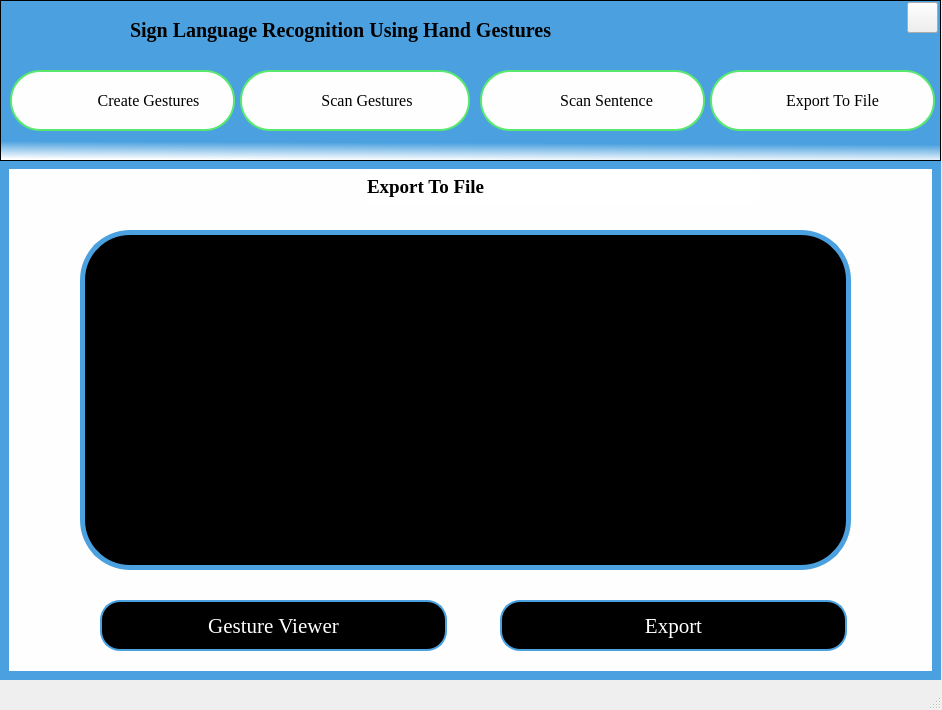
<?xml version="1.0" encoding="UTF-8"?>
<ui version="4.0">
 <class>MainWindow</class>
 <widget class="QMainWindow" name="MainWindow">
  <property name="geometry">
   <rect>
    <x>0</x>
    <y>0</y>
    <width>942</width>
    <height>710</height>
   </rect>
  </property>
  <property name="windowTitle">
   <string>MainWindow</string>
  </property>
  <widget class="QWidget" name="centralwidget">
   <widget class="QGraphicsView" name="graphicsView">
    <property name="geometry">
     <rect>
      <x>0</x>
      <y>160</y>
      <width>941</width>
      <height>520</height>
     </rect>
    </property>
    <property name="styleSheet">
     <string notr="true">background-color:#fefefe;
border: 9px solid #4ba1df;</string>
    </property>
   </widget>
   <widget class="QLabel" name="label">
    <property name="geometry">
     <rect>
      <x>360</x>
      <y>170</y>
      <width>400</width>
      <height>34</height>
     </rect>
    </property>
    <property name="font">
     <font>
      <family>Times New Roman</family>
      <pointsize>14</pointsize>
      <weight>75</weight>
      <bold>true</bold>
     </font>
    </property>
    <property name="styleSheet">
     <string notr="true">color:black;
background-color: white;
border: 2px solid white; border-radius:10px;</string>
    </property>
    <property name="text">
     <string>Export To File</string>
    </property>
   </widget>
   <widget class="QTextBrowser" name="textBrowser_98">
    <property name="enabled">
     <bool>true</bool>
    </property>
    <property name="geometry">
     <rect>
      <x>80</x>
      <y>230</y>
      <width>771</width>
      <height>340</height>
     </rect>
    </property>
    <property name="styleSheet">
     <string notr="true">border: 5px solid #4ba1df; border-radius:50px;
background-color:black;
color:white;</string>
    </property>
    <property name="frameShape">
     <enum>QFrame::Box</enum>
    </property>
    <property name="html">
     <string>&lt;!DOCTYPE HTML PUBLIC &quot;-//W3C//DTD HTML 4.0//EN&quot; &quot;http://www.w3.org/TR/REC-html40/strict.dtd&quot;&gt;
&lt;html&gt;&lt;head&gt;&lt;meta name=&quot;qrichtext&quot; content=&quot;1&quot; /&gt;&lt;style type=&quot;text/css&quot;&gt;
p, li { white-space: pre-wrap; }
&lt;/style&gt;&lt;/head&gt;&lt;body style=&quot; font-family:'MS Shell Dlg 2'; font-size:8.25pt; font-weight:400; font-style:normal;&quot;&gt;
&lt;p style=&quot;-qt-paragraph-type:empty; margin-top:0px; margin-bottom:0px; margin-left:0px; margin-right:0px; -qt-block-indent:0; text-indent:0px;&quot;&gt;&lt;br /&gt;&lt;/p&gt;&lt;/body&gt;&lt;/html&gt;</string>
    </property>
   </widget>
   <widget class="QPushButton" name="pushButton_2">
    <property name="geometry">
     <rect>
      <x>500</x>
      <y>600</y>
      <width>347</width>
      <height>51</height>
     </rect>
    </property>
    <property name="font">
     <font>
      <family>Times New Roman</family>
      <pointsize>16</pointsize>
      <weight>50</weight>
      <italic>false</italic>
      <bold>false</bold>
     </font>
    </property>
    <property name="styleSheet">
     <string notr="true">QPushButton#pushButton_2{
color: White;
background-color:Black;
border: 2px solid #4ba1df; border-radius:20px;
font: 16pt &quot;Times New Roman&quot;;
background-repeat:none;
}
QPushButton#pushButton_2:hover
{
	background-color:lightgreen;
	color:black;
}</string>
    </property>
    <property name="text">
     <string>Export</string>
    </property>
   </widget>
   <widget class="QGraphicsView" name="graphicsView_2">
    <property name="geometry">
     <rect>
      <x>0</x>
      <y>0</y>
      <width>941</width>
      <height>161</height>
     </rect>
    </property>
    <property name="toolTip">
     <string>&lt;html&gt;&lt;head/&gt;&lt;body&gt;&lt;p&gt;&lt;br/&gt;&lt;/p&gt;&lt;/body&gt;&lt;/html&gt;</string>
    </property>
    <property name="styleSheet">
     <string notr="true">background-color: qlineargradient(spread:pad, x1:0.543136, y1:0.074, x2:0.52, y2:1, stop:0.880682 rgba(75, 161, 223, 255), stop:1 rgba(255, 255, 255, 255));
</string>
    </property>
   </widget>
   <widget class="QLabel" name="label_2">
    <property name="geometry">
     <rect>
      <x>130</x>
      <y>10</y>
      <width>731</width>
      <height>41</height>
     </rect>
    </property>
    <property name="font">
     <font>
      <family>Times New Roman</family>
      <pointsize>15</pointsize>
      <weight>75</weight>
      <bold>true</bold>
     </font>
    </property>
    <property name="styleSheet">
     <string notr="true">color:Black;</string>
    </property>
    <property name="text">
     <string>Sign Language Recognition Using Hand Gestures</string>
    </property>
   </widget>
   <widget class="QPushButton" name="create">
    <property name="geometry">
     <rect>
      <x>10</x>
      <y>70</y>
      <width>225</width>
      <height>61</height>
     </rect>
    </property>
    <property name="font">
     <font>
      <family>TImes New Roman</family>
      <pointsize>12</pointsize>
      <weight>50</weight>
      <italic>false</italic>
      <bold>false</bold>
     </font>
    </property>
    <property name="layoutDirection">
     <enum>Qt::RightToLeft</enum>
    </property>
    <property name="styleSheet">
     <string notr="true">QPushButton#create{
padding-left:-40px;
color:black;
background-color:#fefefe;
border: 2px solid #58e870; border-radius:30px;
font: 12pt &quot;TImes New Roman&quot;;
background-image:url(&quot;icons/create.png&quot;);
background-repeat:none;
}
QPushButton#create:hover
{
   background-color:lightgreen;
	color:white;
}</string>
    </property>
    <property name="text">
     <string>   Create Gestures</string>
    </property>
   </widget>
   <widget class="QPushButton" name="scan_sen">
    <property name="geometry">
     <rect>
      <x>480</x>
      <y>70</y>
      <width>225</width>
      <height>61</height>
     </rect>
    </property>
    <property name="font">
     <font>
      <family>TImes New Roman</family>
      <pointsize>12</pointsize>
      <weight>50</weight>
      <italic>false</italic>
      <bold>false</bold>
     </font>
    </property>
    <property name="styleSheet">
     <string notr="true">QPushButton#scan_sen{
padding-left:-40px;
color:black;
background-color:#fefefe;
border: 2px solid #58e870; border-radius:30px;
font: 12pt &quot;TImes New Roman&quot;;
background-image:url(&quot;icons/sent.png&quot;);
background-repeat:none;
}
QPushButton#scan_sen:hover
{
   background-color:lightgreen;
	color:white;
}</string>
    </property>
    <property name="text">
     <string>                  Scan Sentence </string>
    </property>
   </widget>
   <widget class="QPushButton" name="scan_sinlge">
    <property name="geometry">
     <rect>
      <x>240</x>
      <y>70</y>
      <width>230</width>
      <height>61</height>
     </rect>
    </property>
    <property name="font">
     <font>
      <family>TImes New Roman</family>
      <pointsize>12</pointsize>
      <weight>50</weight>
      <italic>false</italic>
      <bold>false</bold>
     </font>
    </property>
    <property name="layoutDirection">
     <enum>Qt::LeftToRight</enum>
    </property>
    <property name="autoFillBackground">
     <bool>false</bool>
    </property>
    <property name="styleSheet">
     <string notr="true">QPushButton#scan_sinlge{
padding-left:-40px;
color:black;
background-color:#fefefe;
border: 2px solid #58e870; border-radius:30px;
font: 12pt &quot;TImes New Roman&quot;;
background-image:url(&quot;icons/scan.png&quot;);
background-repeat:none;
}
QPushButton#scan_sinlge:hover
{
   background-color:lightgreen;
	color:white;
}</string>
    </property>
    <property name="text">
     <string>                Scan Gestures</string>
    </property>
   </widget>
   <widget class="QPushButton" name="exp2">
    <property name="geometry">
     <rect>
      <x>710</x>
      <y>70</y>
      <width>225</width>
      <height>61</height>
     </rect>
    </property>
    <property name="font">
     <font>
      <family>TImes New Roman</family>
      <pointsize>12</pointsize>
      <weight>50</weight>
      <italic>false</italic>
      <bold>false</bold>
     </font>
    </property>
    <property name="styleSheet">
     <string notr="true">QPushButton#exp2{
padding-left:-40px;
color:black;
background-color:#fefefe;
border: 2px solid #58e870; border-radius:30px;
font: 12pt &quot;TImes New Roman&quot;;
background-image:url(&quot;icons/export.png&quot;);
background-repeat:none;
}
QPushButton#exp2:hover
{
   background-color:lightgreen;
	color:white;
}</string>
    </property>
    <property name="text">
     <string>               Export To File</string>
    </property>
    <property name="checkable">
     <bool>false</bool>
    </property>
    <property name="autoRepeat">
     <bool>false</bool>
    </property>
    <property name="autoExclusive">
     <bool>false</bool>
    </property>
    <property name="autoDefault">
     <bool>false</bool>
    </property>
    <property name="default">
     <bool>false</bool>
    </property>
    <property name="flat">
     <bool>false</bool>
    </property>
   </widget>
   <widget class="QPushButton" name="exit_button">
    <property name="geometry">
     <rect>
      <x>907</x>
      <y>2</y>
      <width>31</width>
      <height>31</height>
     </rect>
    </property>
    <property name="styleSheet">
     <string notr="true">QPushButton#exit_button{
background-image:url(&quot;icons/quit.png&quot;);
background-repeat:none;
}</string>
    </property>
    <property name="text">
     <string/>
    </property>
   </widget>
   <widget class="QPushButton" name="pushButton_3">
    <property name="geometry">
     <rect>
      <x>100</x>
      <y>600</y>
      <width>347</width>
      <height>51</height>
     </rect>
    </property>
    <property name="font">
     <font>
      <family>Times New Roman</family>
      <pointsize>16</pointsize>
      <weight>50</weight>
      <italic>false</italic>
      <bold>false</bold>
     </font>
    </property>
    <property name="styleSheet">
     <string notr="true">QPushButton#pushButton_3{
color: White;
background-color:Black;
border: 2px solid #4ba1df; border-radius:20px;
font: 16pt &quot;Times New Roman&quot;;
background-repeat:none;
}
QPushButton#pushButton_3:hover
{
	background-color:lightgreen;
	color:black;
}</string>
    </property>
    <property name="text">
     <string>Gesture Viewer</string>
    </property>
   </widget>
  </widget>
  <widget class="QMenuBar" name="menubar">
   <property name="geometry">
    <rect>
     <x>0</x>
     <y>0</y>
     <width>741</width>
     <height>21</height>
    </rect>
   </property>
  </widget>
  <widget class="QStatusBar" name="statusbar"/>
 </widget>
 <resources/>
 <connections/>
</ui>
